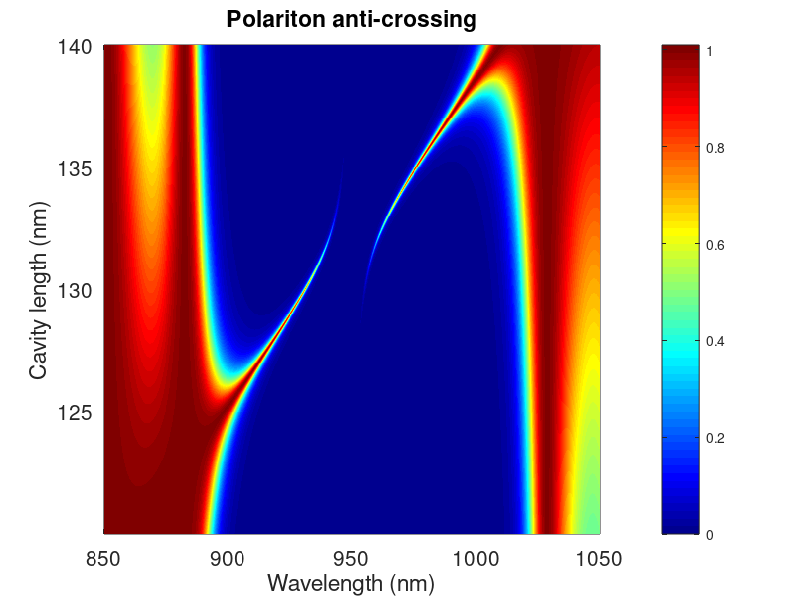

Recreate this plot in MATLAB.
%%%%%%%%%%%%%%%%%%%%%%%%%%%%%%%%%%%%%%%%%%%%%%%%%%%%%%%%%%%%%%%%%%%%%%%%%%%%%%%%
%%%%%%%%%%%%%%%%%%%%%%% last update 25Feb2020, lne %%%%%%%%%%%%%%%%%%%%%%%%%%%%%
%%%%%%%%%%%%%%%%%%%%%%%%%%%%%%%%%%%%%%%%%%%%%%%%%%%%%%%%%%%%%%%%%%%%%%%%%%%%%%%%
% This code computes the anti-crossing between a FabryPerot cavity mode and a 
% dipole using the Reflection of a FabryPerot formula. It sweeps over the cavity
% length in order to compute the anti-crossing

clear all
close all
clc

%%%%%%%%%%%%%%%%%%%%%%%%%%%%%%%%%%%%%%%%%%%%%%%%%%%%%%%%%%%%%%%%%%%%%%%%%%%%%%%%
%%%%%%%%%%%%%%%%%%%%%%%%%%%%%%%% Constants %%%%%%%%%%%%%%%%%%%%%%%%%%%%%%%%%%%%%
%%%%%%%%%%%%%%%%%%%%%%%%%%%%%%%%%%%%%%%%%%%%%%%%%%%%%%%%%%%%%%%%%%%%%%%%%%%%%%%%

h     = 6.62606896e-34;           %% Planck constant (J.s)
hbar  = h/(2*pi);
e     = 1.602176487e-19;          %% Electron charge (Coulomb)
c     = 2.99792458e8;             %% Speed of light (m/s)
Epsi0 = 8.854187817620e-12;       %% Vaccum dielectric constant (F/m)

%%%%%%%%%%%%%%%%%%%%%%%%%%%%%%%%%%%%%%%%%%%%%%%%%%%%%%%%%%%%%%%%%%%%%%%%%%%%%%%%
%%%%%%%%%%%%%%%%%%%%%%%%%%%%%%% Parameters %%%%%%%%%%%%%%%%%%%%%%%%%%%%%%%%%%%%%
%%%%%%%%%%%%%%%%%%%%%%%%%%%%%%%%%%%%%%%%%%%%%%%%%%%%%%%%%%%%%%%%%%%%%%%%%%%%%%%%

n1=3;                             %% index material 1 for Bragg mirror
n2=3.6;                           %% index material 2 for Bragg mirror
n33=3.6;                           %% index material for the FabryPerot cavity
Nperiod = 20;                     %% amount of Bragg mirror periods

N=1e23;                           %% electron density 
z0=2e-9;                          %% dipole of the transition (m)
lambda0 =950e-9;                  %% Cavity Central wavelength (m)
DeltaE=0.001;                     %% half broadening of the transition Energy eV

%%%%%%%%%%%%%%%%%%%%%%%%%%%%%%%%%%%%%%%%%%%%%%%%%%%%%%%%%%%%%%%%%%%%%%%%%%%%%%%%
%%%%%%%%%%%%%%%%%%%%%%%%%%%%%%%% Variables %%%%%%%%%%%%%%%%%%%%%%%%%%%%%%%%%%%%%
%%%%%%%%%%%%%%%%%%%%%%%%%%%%%%%%%%%%%%%%%%%%%%%%%%%%%%%%%%%%%%%%%%%%%%%%%%%%%%%%

lambda=(850:0.2:1050)*1e-9;         %% wavelength vector (m)
l3 = linspace(120,140,500)*1e-9;  %% cavity length vector (m)
l33=lambda0/(2*abs(n33));
l3=sort([l3 l33]);

l1=lambda0/(4*abs(n1));   % thickness at lambda/4
l2=lambda0/(4*abs(n2));   % thickness at lambda/4

w=2*pi*c./lambda;                 %% transformation of lambda in pulsation
w0=2*pi*c/lambda0;                %% transformation of lambda in pulsation
G0=2*pi*DeltaE*e/h;               %% broadening of the transition

%%%%%%%%%%%%%%%%%%%%%%%%%%%%%%%%%%%%%%%%%%%%%%%%%%%%%%%%%%%%%%%%%%%%%%%%%%%%%%%%
%%%%%%%%%%%%%%%%%%%%%%%%%%% Lorentzian dipole build %%%%%%%%%%%%%%%%%%%%%%%%%%%%
%%%%%%%%%%%%%%%%%%%%%%%%%%%%%%%%%%%%%%%%%%%%%%%%%%%%%%%%%%%%%%%%%%%%%%%%%%%%%%%%

% A. Gabbay, J. Reno, J. R. Wendt, A. Gin, M. C. Wanke, M. B. Sinclair, E. Shaner, and I. Brener,
% “Interaction between metamaterial resonators and intersubband transitions in semiconductor quantum wells,” 
% Appl. Phys. Lett. 98(20), 203103 (2011). 

% J. Faist, "Optical properties of semiconductor"
% chap3: "Light-matter interaction"
% 3.5.2 A polarization field

Cst=N*e^2*z0^2/(Epsi0*hbar);

Lorentz1 = w0 ./ ( w0^2-w.^2 - 1i*G0*w );
%Lorentz2 = 1/2 * ( w0-w+1i*G0/2 ) ./ ( (w0-w).^2 + (G0/2)^2 );
%Lorentz3 = 1/2 * (1./(w+w0+1i*G0/2) - 1./(w-w0+1i*G0/2) );

Ki=(n33^2-1) + Cst*Lorentz1;

%%%%%%%%%%%%%%%%%%%%%%%%%%%%%%%%%%%%%%%%%%%%%%%%%%%%%%%%%%%%%%%%%%%%%%%%%%%%%%%%

Epsi=1+Ki;
R=real(Epsi);
I=imag(Epsi);

nn = (1/sqrt(2))*sqrt(R+sqrt(R.^2+I.^2));
kk = (1/sqrt(2))*sqrt(-R+sqrt(R.^2+I.^2));

n3=nn+1i*kk;

%%%%%%%%%%%%%%%%%%%%%%%%%%%%%%%%%%%%%%%%%%%%%%%%%%%%%%%%%%%%%%%%%%%%%%%%%%%%%%%%

[LLambda,L3] = meshgrid(lambda,l3);
[N3,L3] = meshgrid(n3,l3);

alpha3=4*pi*imag(N3)./LLambda;

r12=(n1-n2)/(n1+n2);
r21=(n2-n1)/(n1+n2);

t12=2*n1/(n1+n2);
t21=2*n2/(n1+n2);

D1(1,1,:)= exp(+1i*2*pi*n1*l1./lambda);       %% take care on the sign here
D1(2,2,:)= exp(-1i*2*pi*n1*l1./lambda);       %% take care on the sign here

D2(1,1,:)= exp(+1i*2*pi*n2*l2./lambda);       %% take care on the sign here
D2(2,2,:)= exp(-1i*2*pi*n2*l2./lambda);       %% take care on the sign here

P1=(1/t12)*[1 r12 ; r12 1];
P2=(1/t21)*[1 r21 ; r21 1];

for j=1:length(lambda)
  S(:,:,j)=D2(:,:,j)*P2*D1(:,:,j)*P1;
end

for j=1:length(lambda)
  SN(:,:,j)=S(:,:,j)^Nperiod;
end

for j=1:length(lambda)
  Rb(j)=(abs(SN(1,2,j)/SN(2,2,j)))^2;
end

%%%%%%%%%%%%%%%%%%%%%%%%%%%%%%%%%%%%%%%%%%%%%%%%%%%%%%%%%%%%%%%%%%%%%%%%%%%%%%%%

Rb=repmat(Rb,[length(l3) 1]);
TT=1-Rb;
theta=pi;
phi=2*pi*N3.*L3./LLambda;
delta=2*(phi-theta);

%%%%%%%%%%%%%%%%%%%%%%%%%%%%%%%%%%%%%%%%%%%%%%%%%%%%%%%%%%%%%%%%%%%%%%%%%%%%%%%%
% see the Chapther of Vincenzo Savona for the formula in the book:
% Confined Photon Systems
% Fundamentals and Applications Lectures from the Summerschool Held in Cargèse, Corsica, 3–15 August 1998
% Linear Optical Properties of Semiconductor Microcavities with Embedded Quantum Wells, Vincenzo Savona, pages 173-242
% 3) The Fabry-Perot resonator p184
% https://link.springer.com/chapter/10.1007/BFb0104383
%%%%%%%%%%%%%%%%%%%%%%%%%%%%%%%%%%%%%%%%%%%%%%%%%%%%%%%%%%%%%%%%%%%%%%%%%%%%%%%%
% Emmanuel Rosencher, Optoelectronic
% Complement to Chapter 9
% 9D) Fabry-Perot cavities and Bragg reflectors, page 437
%%%%%%%%%%%%%%%%%%%%%%%%%%%%%%%%%%%%%%%%%%%%%%%%%%%%%%%%%%%%%%%%%%%%%%%%%%%%%%%%

tfp = TT ./ ( 1 -  Rb .* exp(2i*(phi-theta)) ) ;
Tfp = (abs(tfp)).^2 .* exp(-alpha3.*L3);

rfp = - ( (sqrt(Rb)-sqrt(Rb).*exp(2i*(phi-theta))) ./ (1-Rb.*exp(2i*(phi-theta))));
Rfp = (abs(rfp)).^2;

%%%%%%%%%%%%%%%%%%%%%%%%%%%%%%%%%%%%%%%%%%%%%%%%%%%%%%%%%%%%%%%%%%%%%%%%%%%%%%%%
%%%%%%%%%%%%%%%%%%%%%%%%%%%%%%%%%%%%%%%%%%%%%%%%%%%%%%%%%%%%%%%%%%%%%%%%%%%%%%%%
%%%%%%%%%%%%%%%%%%%%%%%%%%%%%%%% Figures %%%%%%%%%%%%%%%%%%%%%%%%%%%%%%%%%%%%%%%
%%%%%%%%%%%%%%%%%%%%%%%%%%%%%%%%%%%%%%%%%%%%%%%%%%%%%%%%%%%%%%%%%%%%%%%%%%%%%%%%
%%%%%%%%%%%%%%%%%%%%%%%%%%%%%%%%%%%%%%%%%%%%%%%%%%%%%%%%%%%%%%%%%%%%%%%%%%%%%%%%

%X0fig=-3500; Y0fig=100;
X0fig=100; Y0fig=100;
Wfig=1500;Hfig=900;

figure('Name','Results','position',[X0fig Y0fig Wfig Hfig])
FS=15;

%%%%%%%%%%%%%%%%%%%%%%%%%%%%%%%%%%%%%%%%%%%%%%%%%%%%%%%%%%%%%%%%%%%%%%%%%%%%%%%%
%%%%%%%%%%%%%%%%%%%%%%%%%%%%%%%%%%%%%%%%%%%%%%%%%%%%%%%%%%%%%%%%%%%%%%%%%%%%%%%%

subplot(1,1,1,'fontsize',FS)
hold on;grid on; box on;

pcolor(lambda*1e9,l3*1e9,Tfp)
plot(lambda*1e9,Tfp)
 
caxis([0 1.01])
xlim([lambda(1) lambda(end)]*1e9)
ylim([l3(1) l3(end)]*1e9)
shading flat
xlabel('Wavelength (nm)')
ylabel('Cavity length (nm)')
zlabel('Transmission')
title('Polariton anti-crossing')
colormap(jet)
colorbar

%%%%%%%%%%%%%%%%%%%%%%%%%%%%%%%%%%%%%%%%%%%%%%%%%%%%%%%%%%%%%%%%%%%%%%%%%%%%%%%%
%%%%%%%%%%%%%%%%%%%%%%%%%%%%%%%%%%%%%%%%%%%%%%%%%%%%%%%%%%%%%%%%%%%%%%%%%%%%%%%%
